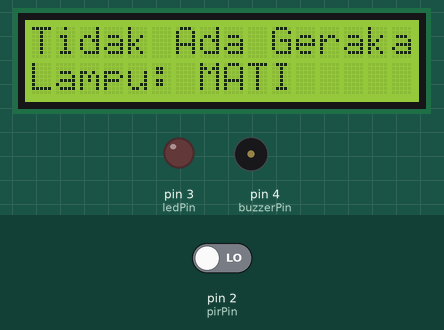
Bench run of a sketch on a simulated Arduino Uno, built with avr-gcc and run on an emulated ATmega328P. On the bench: 16×2 character LCD, output pins drawn as LEDs (lit = HIGH), buzzer (waves = sounding, pin HIGH). Inputs (shaded band) come from the test bench; at power-on: pin 2 (pirPin) LOW.

Above: at 3.2 s.
3.3 s: pin 2 (pirPin) driven HIGH
At 4.1 s:
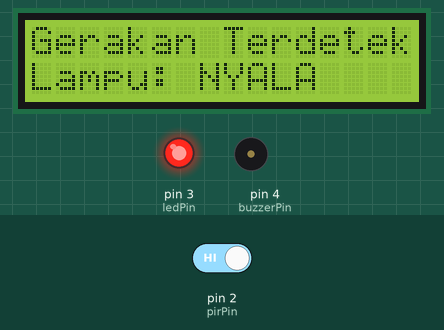
5.9 s: pin 2 (pirPin) driven LOW
At 7.0 s:
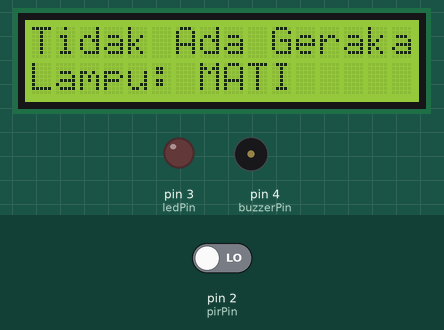
Timing chart, 0 to 8.9 s (numbered marks = the images above; inputs shaded):
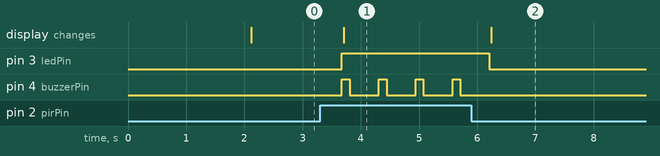

The sketch:

sketch.ino
```cpp
#include <LiquidCrystal_I2C.h>
const int pirPin = 2;               // Pin sensor PIR
const int ledPin = 3;                // Pin LED
const int buzzerPin = 4;
LiquidCrystal_I2C lcd(0x27, 16, 2);        // Pin buzzer (opsional)

void setup() {
  // Inisialisasi LCD
  lcd.init();
  lcd.backlight();
  lcd.setCursor(0, 0);
  lcd.print("Sistem Rumah");
  lcd.setCursor(0, 1);
  lcd.print("  Siap...");

  // Set pin mode
  pinMode(pirPin, INPUT);
  pinMode(ledPin, OUTPUT);
  pinMode(buzzerPin, OUTPUT);

  delay(2000); // Waktu tunggu awal
}

void loop() {
  int pirState = digitalRead(pirPin); // Baca sensor PIR

  if (pirState == HIGH) {
    // Gerakan terdeteksi
    digitalWrite(ledPin, HIGH);     // Nyalakan LED
    digitalWrite(buzzerPin, HIGH);  // Nyalakan buzzer (opsional)

    lcd.clear();
    lcd.setCursor(0, 0);
    lcd.print("Gerakan Terdeteksi!");
    lcd.setCursor(0, 1);
    lcd.print("Lampu: NYALA");

    delay(100); // Buzzer berbunyi sebentar
    digitalWrite(buzzerPin, LOW); // Matikan buzzer
  } else {
    // Tidak ada gerakan
    digitalWrite(ledPin, LOW);      // Matikan LED
    digitalWrite(buzzerPin, LOW);   // Matikan buzzer

    lcd.clear();
    lcd.setCursor(0, 0);
    lcd.print("Tidak Ada Gerakan");
    lcd.setCursor(0, 1);
    lcd.print("Lampu: MATI");
  }

  delay(500); // Delay untuk stabilitas
}
```

Measured:
- after the input at 3.3 s, pin 3 (ledPin): LOW → HIGH after 0.38 s; pin 4 (buzzerPin): alternates HIGH for 0.13 s and LOW for 0.50 s, starting after 0.38 s; the display: changes after 0.41 s (image 1)
- after the input at 5.9 s, pin 3 (ledPin): HIGH → LOW after 0.31 s; pin 4 (buzzerPin): stops changing and stays LOW; the display: changes after 0.34 s (image 2)
